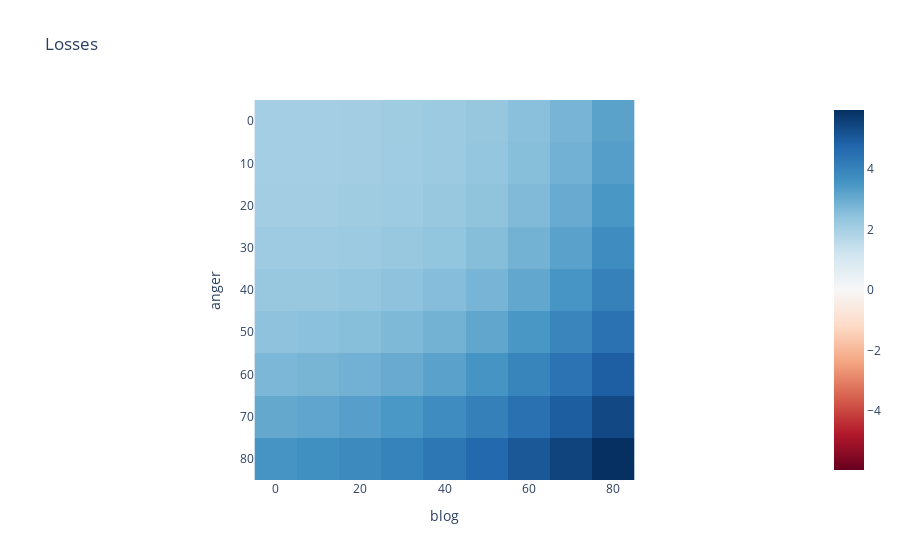

The code cell stored with this chart in its notebook:
### Code cell
px.imshow(losses, x=scales, y=scales, title="Losses",labels={'x': 'blog', 'y': 'anger'}, color_continuous_scale="RdBu", color_continuous_midpoint=0).show()

### Figure 1 — Plotly figure (JSON) as saved in the notebook; plotly's stock layout.template omitted (floating-point values rounded to 4 significant figures)
{"data": [{"coloraxis": "coloraxis", "hovertemplate": "blog: %{x}<br>anger: %{y}<br>color: %{z}<extra></extra>", "name": "0", "type": "heatmap", "x": [0, 10, 20, 30, 40, 50, 60, 70, 80], "xaxis": "x", "y": [0, 10, 20, 30, 40, 50, 60, 70, 80], "yaxis": "y", "z": [[2.038, 2.044, 2.065, 2.107, 2.181, 2.302, 2.492, 2.787, 3.209], [2.044, 2.052, 2.076, 2.122, 2.204, 2.335, 2.543, 2.863, 3.309], [2.072, 2.083, 2.112, 2.166, 2.26, 2.41, 2.646, 2.997, 3.471], [2.137, 2.154, 2.191, 2.259, 2.372, 2.552, 2.824, 3.213, 3.711], [2.256, 2.282, 2.332, 2.419, 2.56, 2.78, 3.098, 3.524, 4.035], [2.442, 2.479, 2.548, 2.66, 2.839, 3.106, 3.471, 3.923, 4.437], [2.705, 2.761, 2.854, 3.0, 3.221, 3.535, 3.935, 4.398, 4.898], [3.063, 3.143, 3.269, 3.453, 3.716, 4.062, 4.475, 4.93, 5.404], [3.53, 3.641, 3.801, 4.022, 4.31, 4.666, 5.07, 5.501, 5.941]]}], "layout": {"coloraxis": {"cmid": 0, "colorscale": [[0, "rgb(103,0,31)"], [0.1, "rgb(178,24,43)"], [0.2, "rgb(214,96,77)"], [0.3, "rgb(244,165,130)"], [0.4, "rgb(253,219,199)"], [0.5, "rgb(247,247,247)"], [0.6, "rgb(209,229,240)"], [0.7, "rgb(146,197,222)"], [0.8, "rgb(67,147,195)"], [0.9, "rgb(33,102,172)"], [1, "rgb(5,48,97)"]]}, "title": {"text": "Losses"}, "xaxis": {"anchor": "y", "constrain": "domain", "domain": [0, 1], "scaleanchor": "y", "title": {"text": "blog"}}, "yaxis": {"anchor": "x", "autorange": "reversed", "constrain": "domain", "domain": [0, 1], "title": {"text": "anger"}}}}
